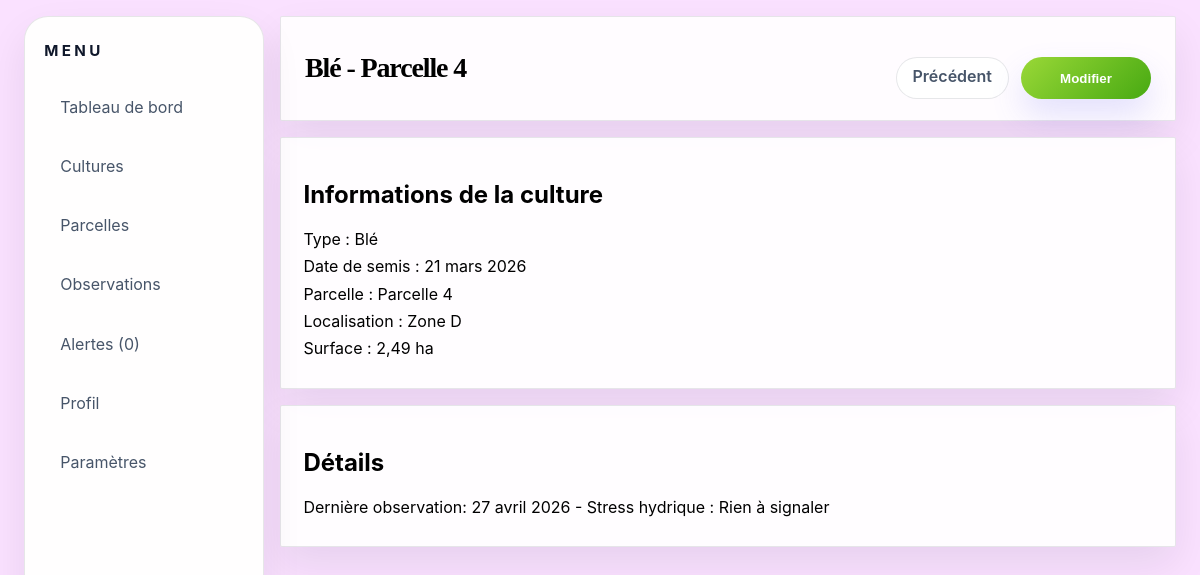
Screenshot of /culture/4/ with the database file from the repository.
### agricole/models.py (models this page shows, shortened)
class Culture(models.Model):
    plante = models.ForeignKey(Plante, on_delete=models.CASCADE, related_name='cultures')
    date_semis = models.DateField()
    parcelle = models.ForeignKey(Parcelle, on_delete=models.CASCADE, related_name='cultures')
    class Meta:
        ordering = ['-date_semis']

class Plante(models.Model):
    TYPES = [
        ('Blé', 'Blé'),
        ('Maïs', 'Maïs'),
        ('Orge', 'Orge'),
        ('Tournesol', 'Tournesol'),
        ('Colza', 'Colza'),
    ]
    nom = models.CharField(max_length=255, unique=True, choices=TYPES)
    temp_stress_faible_min = models.FloatField(null=True, blank=True)
    temp_stress_faible_max = models.FloatField(null=True, blank=True)
    temp_stress_moyen_min = models.FloatField(null=True, blank=True)
    temp_stress_moyen_max = models.FloatField(null=True, blank=True)
    temp_stress_eleve_min = models.FloatField(null=True, blank=True)
    temp_stress_eleve_max = models.FloatField(null=True, blank=True)
    humidite_stress_faible_min = models.IntegerField(null=True, blank=True)
    humidite_stress_faible_max = models.IntegerField(null=True, blank=True)
    humidite_stress_moyen_min = models.IntegerField(null=True, blank=True)
    humidite_stress_moyen_max = models.IntegerField(null=True, blank=True)
    humidite_stress_eleve_min = models.IntegerField(null=True, blank=True)
    humidite_stress_eleve_max = models.IntegerField(null=True, blank=True)
    pluie_stress_faible_min = models.FloatField(null=True, blank=True)
    pluie_stress_faible_max = models.FloatField(null=True, blank=True)
    pluie_stress_moyen_min = models.FloatField(null=True, blank=True)
    pluie_stress_moyen_max = models.FloatField(null=True, blank=True)
    pluie_stress_eleve_min = models.FloatField(null=True, blank=True)
    pluie_stress_eleve_max = models.FloatField(null=True, blank=True)
    temp_maladie_faible_min = models.FloatField(null=True, blank=True)
    temp_maladie_faible_max = models.FloatField(null=True, blank=True)
    temp_maladie_moyen_min = models.FloatField(null=True, blank=True)
    temp_maladie_moyen_max = models.FloatField(null=True, blank=True)
    temp_maladie_eleve_min = models.FloatField(null=True, blank=True)
    temp_maladie_eleve_max = models.FloatField(null=True, blank=True)
    humidite_maladie_faible_min = models.IntegerField(null=True, blank=True)
    humidite_maladie_faible_max = models.IntegerField(null=True, blank=True)
    humidite_maladie_moyen_min = models.IntegerField(null=True, blank=True)
    humidite_maladie_moyen_max = models.IntegerField(null=True, blank=True)
    humidite_maladie_eleve_min = models.IntegerField(null=True, blank=True)
    humidite_maladie_eleve_max = models.IntegerField(null=True, blank=True)
    pluie_maladie_faible_min = models.FloatField(null=True, blank=True)
    pluie_maladie_faible_max = models.FloatField(null=True, blank=True)
    pluie_maladie_moyen_min = models.FloatField(null=True, blank=True)
    pluie_maladie_moyen_max = models.FloatField(null=True, blank=True)
    pluie_maladie_eleve_min = models.FloatField(null=True, blank=True)
    pluie_maladie_eleve_max = models.FloatField(null=True, blank=True)
    class Meta:
        ordering = ['nom']

class Parcelle(models.Model):
    nom = models.CharField(max_length=255)
    localisation = models.CharField(max_length=255)
    surface_ha = models.FloatField()
    created_at = models.DateTimeField(auto_now_add=True)
    updated_at = models.DateTimeField(auto_now=True)
    class Meta:
        ordering = ['nom']

class Observation(models.Model):
    ETATS = [
        ('OK', 'OK'),
        ('Stress hydrique', 'Stress hydrique'),
        ('Maladie détectée', 'Maladie détectée'),
        ('Risque maladie', 'Risque maladie'),
    ]
    date = models.DateField()
    etat = models.CharField(max_length=255, choices=ETATS)
    commentaire = models.CharField(max_length=255, blank=True, null=True)
    parcelle = models.ForeignKey(Parcelle, on_delete=models.CASCADE, related_name='observations')
    class Meta:
        ordering = ['-date']

### agricole/views.py (the view)
# urls.py: path('culture/<int:id>/', views.culture, name='culture'),
def culture(request, id):
  culture = get_object_or_404(Culture.objects.select_related('parcelle', 'plante'), id=id)
  template = loader.get_template('culture.html')
  context = {
    'nbralerte': get_alertes_count(),
    'culture': culture,
  }
  return HttpResponse(template.render(context, request))

### agricole/views.py (called while the page is built)
def get_alertes_count():
  return Alerte.objects.filter(est_lue=False).count()

### agricole/templates/culture.html (shortened to what this page needs)
{% load static %}
<!DOCTYPE html>
<html lang="fr">
<head>
    <link rel="stylesheet" href="{% static 'style.css' %}">
</head>
<body>
    <div class="container">
        <aside class="sidebar">
            <h2>Menu</h2>
            <ul>
                <li><a href="{% url 'home' %}">Tableau de bord</a></li>
                <li><a href="{% url 'cultures' %}">Cultures</a></li>
                <li><a href="{% url 'parcels' %}">Parcelles</a></li>
                <li><a href="{% url 'observations' %}">Observations</a></li>
                <li><a href="{% url 'alertes' %}">Alertes ({{ nbralerte }})</a></li>
                <li><a href="{% url 'profile' %}">Profil</a></li>
                <li><a href="{% url 'settings' %}">Paramètres</a></li>
            </ul>
        </aside>
        <main class="main-content">
            <header class="header">
                <h1>{{ culture.plante.nom }} - {{ culture.parcelle.nom }}</h1>
                <div class="actions">
                    <a href="{% url 'cultures' %}" class="back-btn">Précédent</a>
                    <a href="{% url 'edit_culture' culture.id %}"><button class="edit-btn">Modifier</button></a>
                </div>
            </header>
            <section class="parcel-info">
                <h2>Informations de la culture</h2>
                <ul>
                    <li>Type : {{ culture.plante.nom }}</li>
                    <li>Date de semis : {{ culture.date_semis|date:"j F Y" }}</li>
                    <li>Parcelle : {{ culture.parcelle.nom }}</li>
                    <li>Localisation : {{ culture.parcelle.localisation }}</li>
                    <li>Surface : {{ culture.parcelle.surface_ha }} ha</li>
                </ul>
            </section>
            <section class="indicators">
                <h2>Détails</h2>
                <ul>
                    <li>Dernière observation:
                        {% with obs=culture.parcelle.observations.all|first %}
                            {% if obs %}
                                {{ obs.date|date:"j F Y" }} - {{ obs.etat }}{% if obs.commentaire %} : {{ obs.commentaire }}{% endif %}
                            {% else %}
                                Aucune observation
                            {% endif %}
                        {% endwith %}
                    </li>
                </ul>
            </section>
        </main>
    </div>
</body>
</html>

### agricole/static/style.css (style rules this page uses)
:root { --bg: #eef5ff; --bg-soft: rgba(255, 255, 255, 0.88); --panel: rgba(255, 255, 255, 0.78); --border: rgba(15, 23, 42, 0.1); --text: #111827; --text-muted: #475569; --accent: #9ad837; --accent-hover: #47a912; --accent-soft: rgba(99, 102, 241, 0.14); --shadow: 0 18px 40px rgba(15, 23, 42, 0.08); }
* { box-sizing: border-box; }
body { margin: 0; padding: 0; min-height: 100vh; font-family: Inter, ui-sans-serif, system-ui, -apple-system, BlinkMacSystemFont, 'Segoe UI', sans-serif; background: rgb(250, 225, 255) }
.container { display: flex; gap: 1rem; min-height: 100vh; padding: 1rem 1.5rem; }
.sidebar { width: 240px; background: rgb(255, 254, 254); border: 1px solid var(--border); border-radius: 24px; padding: 1.5rem 1.2rem; color: var(--text); backdrop-filter: blur(18px); box-shadow: var(--shadow); }
.sidebar h2 { margin-top: 0; margin-bottom: 1.5rem; font-size: 0.95rem; letter-spacing: 0.22em; text-transform: uppercase; color: #0f172a; }
.sidebar ul { list-style: none; padding: 0; margin: 0; }
.sidebar li { margin-bottom: 0.85rem; }
.sidebar a { display: flex; align-items: center; padding: 0.8rem 1rem; border-radius: 2px; color: var(--text-muted); text-decoration: none; transition: all 220ms ease; }
.main-content { flex: 1; display: flex; flex-direction: column; }
.header { background: var(--bg-soft); border: 1px solid var(--border); border-radius: 2px; padding: 1.3rem 1.5rem; display: flex; justify-content: space-between; align-items: center; box-shadow: var(--shadow); }
.header h1 { margin: 0; font-size: clamp(1.75rem, 2vw, 2.4rem); letter-spacing: -0.04em; font-family: "Bodoni Moda", serif; }
.add-btn, .edit-btn, button, .sidebar button { min-width: 130px; border: none; border-radius: 999px; color: #ffffff; background: linear-gradient(135deg, var(--accent), var(--accent-hover)); padding: 0.85rem 1.2rem; cursor: pointer; transition: transform 200ms ease, box-shadow 200ms ease; box-shadow: 0 16px 32px rgba(99, 102, 241, 0.18); }
.back-btn { display: inline-block; border: 1px solid var(--border); background: var(--bg-soft); color: var(--text-muted); padding: 0.5rem 1rem; border-radius: 999px; text-decoration: none; transition: all 200ms ease; font-weight: 600; }
.tile, .chart, .risks, .parcels-list, .parcel-info, .indicators, .history, .new-observation, .alerts-list, .rules, .content-section, .data-table, .edit-form { background: rgba(255, 255, 255, 0.92); border: 1px solid var(--border); border-radius: 2px; padding: 1.4rem; margin-top: 1rem; box-shadow: var(--shadow); }
.actions { display: flex; flex-wrap: wrap; gap: 0.75rem; margin-top: 1.2rem; }
button { cursor: pointer; font-weight: 600; }
ul { list-style: none; padding: 0; margin: 0; }
li { margin: 0.45rem 0; }

### rows the page displays
Culture: plante.nom "Blé", parcelle.nom "Parcelle 4", date_semis "21 mars 2026", parcelle.localisation "Zone D", parcelle.surface_ha "2,49"
Observation: date "27 avril 2026", etat "Stress hydrique", commentaire "Rien à signaler"

### other values shown
{{ nbralerte }} "0"
